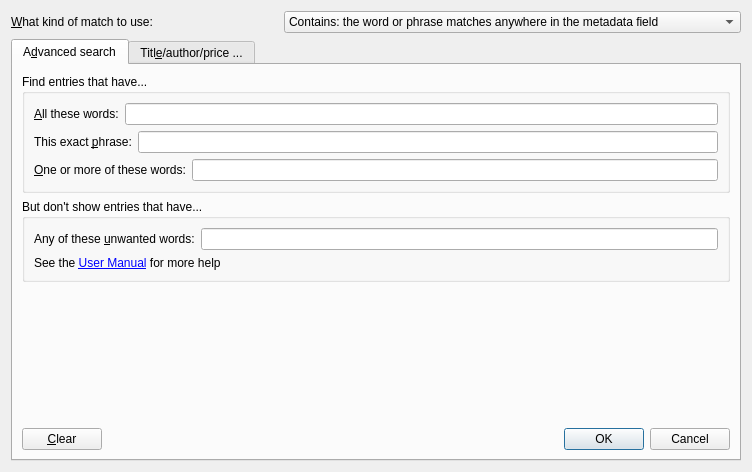
<?xml version="1.0" encoding="UTF-8"?>
<ui version="4.0">
 <class>Dialog</class>
 <widget class="QDialog" name="Dialog">
  <property name="geometry">
   <rect>
    <x>0</x>
    <y>0</y>
    <width>752</width>
    <height>472</height>
   </rect>
  </property>
  <property name="windowTitle">
   <string>Advanced search</string>
  </property>
  <property name="windowIcon">
   <iconset resource="../../../../../../resources/images.qrc">
    <normaloff>:/images/search.png</normaloff>:/images/search.png</iconset>
  </property>
  <layout class="QGridLayout" name="gridLayout_2">
   <item row="0" column="0">
    <widget class="QLabel" name="label_5">
     <property name="text">
      <string>&amp;What kind of match to use:</string>
     </property>
     <property name="buddy">
      <cstring>matchkind</cstring>
     </property>
    </widget>
   </item>
   <item row="0" column="1">
    <widget class="QComboBox" name="matchkind">
     <item>
      <property name="text">
       <string>Contains: the word or phrase matches anywhere in the metadata field</string>
      </property>
     </item>
     <item>
      <property name="text">
       <string>Equals: the word or phrase must match the entire metadata field</string>
      </property>
     </item>
     <item>
      <property name="text">
       <string>Regular expression: the expression must match anywhere in the metadata field</string>
      </property>
     </item>
    </widget>
   </item>
   <item row="1" column="0" rowspan="2" colspan="2">
    <widget class="QTabWidget" name="tabWidget">
     <property name="currentIndex">
      <number>0</number>
     </property>
     <widget class="QWidget" name="tab">
      <attribute name="title">
       <string>A&amp;dvanced search</string>
      </attribute>
      <layout class="QVBoxLayout" name="verticalLayout_3">
       <item>
        <widget class="QGroupBox" name="groupBox">
         <property name="title">
          <string>Find entries that have...</string>
         </property>
         <layout class="QVBoxLayout" name="verticalLayout">
          <item>
           <layout class="QHBoxLayout" name="horizontalLayout">
            <item>
             <widget class="QLabel" name="label">
              <property name="text">
               <string>&amp;All these words:</string>
              </property>
              <property name="buddy">
               <cstring>all</cstring>
              </property>
             </widget>
            </item>
            <item>
             <widget class="QLineEdit" name="all">
              <property name="clearButtonEnabled">
               <bool>true</bool>
              </property>
             </widget>
            </item>
           </layout>
          </item>
          <item>
           <layout class="QHBoxLayout" name="horizontalLayout_2">
            <item>
             <widget class="QLabel" name="label_2">
              <property name="text">
               <string>This exact &amp;phrase:</string>
              </property>
              <property name="buddy">
               <cstring>phrase</cstring>
              </property>
             </widget>
            </item>
            <item>
             <widget class="QLineEdit" name="phrase">
              <property name="clearButtonEnabled">
               <bool>true</bool>
              </property>
             </widget>
            </item>
           </layout>
          </item>
          <item>
           <layout class="QHBoxLayout" name="horizontalLayout_3">
            <item>
             <widget class="QLabel" name="label_3">
              <property name="text">
               <string>&amp;One or more of these words:</string>
              </property>
              <property name="buddy">
               <cstring>any</cstring>
              </property>
             </widget>
            </item>
            <item>
             <widget class="QLineEdit" name="any">
              <property name="clearButtonEnabled">
               <bool>true</bool>
              </property>
             </widget>
            </item>
           </layout>
          </item>
         </layout>
        </widget>
       </item>
       <item>
        <widget class="QGroupBox" name="groupBox_2">
         <property name="title">
          <string>But don't show entries that have...</string>
         </property>
         <layout class="QVBoxLayout" name="verticalLayout_2">
          <item>
           <layout class="QHBoxLayout" name="horizontalLayout_4">
            <item>
             <widget class="QLabel" name="label_4">
              <property name="text">
               <string>Any of these &amp;unwanted words:</string>
              </property>
              <property name="buddy">
               <cstring>none</cstring>
              </property>
             </widget>
            </item>
            <item>
             <widget class="QLineEdit" name="none">
              <property name="clearButtonEnabled">
               <bool>true</bool>
              </property>
             </widget>
            </item>
           </layout>
          </item>
          <item>
           <widget class="QLabel" name="search_interface_label">
            <property name="maximumSize">
             <size>
              <width>16777215</width>
              <height>30</height>
             </size>
            </property>
            <property name="text">
            <string>See the &lt;a href=&quot;{}&quot;&gt;User Manual&lt;/a&gt; for more help</string>
            </property>
            <property name="openExternalLinks">
             <bool>true</bool>
            </property>
           </widget>
          </item>
         </layout>
        </widget>
       </item>
       <item>
        <spacer name="verticalSpacer_2">
         <property name="orientation">
          <enum>Qt::Vertical</enum>
         </property>
         <property name="sizeHint" stdset="0">
          <size>
           <width>20</width>
           <height>40</height>
          </size>
         </property>
        </spacer>
       </item>
       <item>
        <layout class="QHBoxLayout" name="horizontalLayout_5">
         <item>
          <widget class="QPushButton" name="advanced_clear_button">
           <property name="text">
            <string>&amp;Clear</string>
           </property>
          </widget>
         </item>
         <item>
          <spacer name="horizontalSpacer">
           <property name="orientation">
            <enum>Qt::Horizontal</enum>
           </property>
           <property name="sizeHint" stdset="0">
            <size>
             <width>40</width>
             <height>20</height>
            </size>
           </property>
          </spacer>
         </item>
         <item>
          <widget class="QDialogButtonBox" name="buttonBox">
           <property name="orientation">
            <enum>Qt::Horizontal</enum>
           </property>
           <property name="standardButtons">
            <set>QDialogButtonBox::Cancel|QDialogButtonBox::Ok</set>
           </property>
          </widget>
         </item>
        </layout>
       </item>
      </layout>
     </widget>
     <widget class="QWidget" name="tab_2">
      <attribute name="title">
       <string>Titl&amp;e/author/price ...</string>
      </attribute>
      <layout class="QGridLayout" name="gridLayout">
       <item row="1" column="0">
        <widget class="QLabel" name="label_7">
         <property name="text">
          <string>&amp;Title:</string>
         </property>
         <property name="buddy">
          <cstring>title_box</cstring>
         </property>
        </widget>
       </item>
       <item row="1" column="1">
        <widget class="EnLineEdit" name="title_box">
         <property name="toolTip">
          <string>Enter the title.</string>
         </property>
         <property name="clearButtonEnabled">
          <bool>true</bool>
         </property>
        </widget>
       </item>
       <item row="2" column="0">
        <widget class="QLabel" name="label_8">
         <property name="text">
          <string>&amp;Author:</string>
         </property>
         <property name="buddy">
          <cstring>author_box</cstring>
         </property>
        </widget>
       </item>
       <item row="5" column="0" colspan="2">
        <layout class="QHBoxLayout" name="horizontalLayout_6">
         <item>
          <widget class="QPushButton" name="clear_button">
           <property name="text">
            <string>&amp;Clear</string>
           </property>
          </widget>
         </item>
         <item>
          <widget class="QDialogButtonBox" name="tab_2_button_box">
           <property name="standardButtons">
            <set>QDialogButtonBox::Cancel|QDialogButtonBox::Ok</set>
           </property>
          </widget>
         </item>
        </layout>
       </item>
       <item row="4" column="1">
        <spacer name="verticalSpacer">
         <property name="orientation">
          <enum>Qt::Vertical</enum>
         </property>
         <property name="sizeHint" stdset="0">
          <size>
           <width>20</width>
           <height>40</height>
          </size>
         </property>
        </spacer>
       </item>
       <item row="0" column="0" colspan="2">
        <widget class="QLabel" name="label_11">
         <property name="text">
          <string>Search only in specific fields:</string>
         </property>
        </widget>
       </item>
       <item row="2" column="1">
        <widget class="EnLineEdit" name="author_box">
         <property name="clearButtonEnabled">
          <bool>true</bool>
         </property>
        </widget>
       </item>
       <item row="3" column="1">
        <widget class="QLineEdit" name="format_box">
         <property name="clearButtonEnabled">
          <bool>true</bool>
         </property>
        </widget>
       </item>
       <item row="3" column="0">
        <widget class="QLabel" name="label_10">
         <property name="text">
          <string>&amp;Format:</string>
         </property>
         <property name="buddy">
          <cstring>format_box</cstring>
         </property>
        </widget>
       </item>
      </layout>
     </widget>
    </widget>
   </item>
  </layout>
 </widget>
 <customwidgets>
  <customwidget>
   <class>EnLineEdit</class>
   <extends>QLineEdit</extends>
   <header>calibre/gui2/widgets.h</header>
  </customwidget>
 </customwidgets>
 <tabstops>
  <tabstop>all</tabstop>
  <tabstop>phrase</tabstop>
  <tabstop>any</tabstop>
  <tabstop>none</tabstop>
  <tabstop>buttonBox</tabstop>
  <tabstop>title_box</tabstop>
  <tabstop>author_box</tabstop>
  <tabstop>format_box</tabstop>
  <tabstop>clear_button</tabstop>
  <tabstop>tab_2_button_box</tabstop>
  <tabstop>tabWidget</tabstop>
  <tabstop>matchkind</tabstop>
 </tabstops>
 <resources>
  <include location="../../../../../../resources/images.qrc"/>
 </resources>
 <connections>
  <connection>
   <sender>buttonBox</sender>
   <signal>accepted()</signal>
   <receiver>Dialog</receiver>
   <slot>accept()</slot>
   <hints>
    <hint type="sourcelabel">
     <x>259</x>
     <y>451</y>
    </hint>
    <hint type="destinationlabel">
     <x>157</x>
     <y>274</y>
    </hint>
   </hints>
  </connection>
  <connection>
   <sender>buttonBox</sender>
   <signal>rejected()</signal>
   <receiver>Dialog</receiver>
   <slot>reject()</slot>
   <hints>
    <hint type="sourcelabel">
     <x>327</x>
     <y>451</y>
    </hint>
    <hint type="destinationlabel">
     <x>286</x>
     <y>274</y>
    </hint>
   </hints>
  </connection>
 </connections>
</ui>
